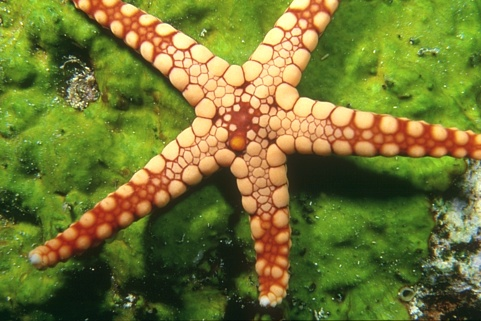
#> input picture data/test.jpg, 481 x 321 px, found by its file name
$ jupyter execute --allow-errors Practical2.ipynb   (older library calls are emulated)
#> lines starting #> are read from the running program, lines starting #| are printed output that depends on the picture
### notebooks/utils/data_utils.py
import pickle as pickle
import numpy as np
import os
from scipy.misc import imread

def load_CIFAR_batch(filename):
  """ load single batch of cifar """
  with open(filename, 'rb') as f:
    datadict = pickle.load(f)
    X = datadict['data']
    Y = datadict['labels']
    X = X.reshape(10000, 3, 32, 32).transpose(0,2,3,1).astype("float")
    Y = np.array(Y)
    return X, Y

def load_CIFAR10(ROOT):
  """ load all of cifar """
  xs = []
  ys = []
  for b in range(1,6):
    f = os.path.join(ROOT, 'data_batch_%d' % (b, ))
    X, Y = load_CIFAR_batch(f)
    xs.append(X)
    ys.append(Y)
  Xtr = np.concatenate(xs)
  Ytr = np.concatenate(ys)
  del X, Y
  Xte, Yte = load_CIFAR_batch(os.path.join(ROOT, 'test_batch'))
  return Xtr, Ytr, Xte, Yte

# [128 lines left out: functions load_tiny_imagenet, load_models, not called in this run]

### notebooks/Practical2.ipynb
# Feature Lab
## Edge, HOG and L2 Matching

In this practice we will have three tasks:
* Detect edge from images
* Compute HOG descriptor for tiny images
* Matching tiny images using L2 distance with pixels, edges and HOG descriptors

Let's start!

# Warm up

[cell 1]
# Let's start from some basics
# In this section, we will read in an image, and detect its edge map using the built-in sobel edge detection from skimage library
import matplotlib.pyplot as plt
import matplotlib.image as mpimg
import skimage.filter as filters
from skimage.color import rgb2gray
from scipy.ndimage import convolve
from skimage.feature import hog
from skimage import data, color, exposure
import numpy as np

# Read and display an Image
img = mpimg.imread('data/test.jpg')
#> img is the input picture: shape (321, 481, 3); mean R, G, B 114.1, 118.7, 50.3

# Let's detect edge with skimage's sobel filter
img_gray = rgb2gray(img)
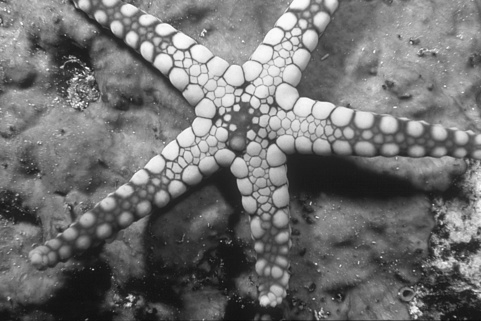
#> img_gray: shape (321, 481) float64; min 0.0432, max 0.99, mean 0.442
edges = filters.sobel(img_gray)
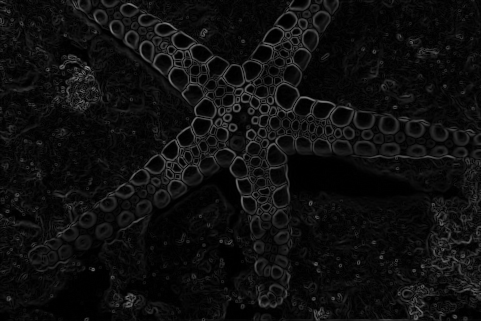
#> edges: shape (321, 481) float64; min 0, max 0.566, mean 0.059

# Now let's display the color image and the edge map
"""
fig, (ax1, ax2) = plt.subplots(1, 2, figsize=(8, 4), sharex=True, sharey=True)
ax1.axis('off')
ax1.imshow(img)
ax1.set_title('Input image')
ax1.set_adjustable('box-forced')

ax2.axis('off')
ax2.imshow(edges, cmap="gray")
ax2.set_title('Sobel edge')
ax1.set_adjustable('box-forced')

plt.show()
"""

################################################################################
# TODO: Implement your own sobel edge detector                                 #
################################################################################
def my_sobel(img):
    # Input:
    # img: an grayscale image
    # Output:
    # edge: a map for the magnitude of gradient
    # Hint:
    # 1) The formula for sobel filter can be found here:https://en.wikipedia.org/wiki/Sobel_operator
    # 2) You can use scipy.ndimage.convolve for 2D convolution

    # Step 1:
    # Design two filters sobel_kernel_h and sobel_kernel_v.
    # They will be used to computer image gradient in horizontal and vertical directions
    sobel_kernel_h = np.array([[-1,-2,-1],[0,0,0],[1,2,1]])
    sobel_kernel_v = np.transpose(sobel_kernel_h)

    # Step 2:
    # convolve img with these two filters
    conv_x = convolve(img,sobel_kernel_h)
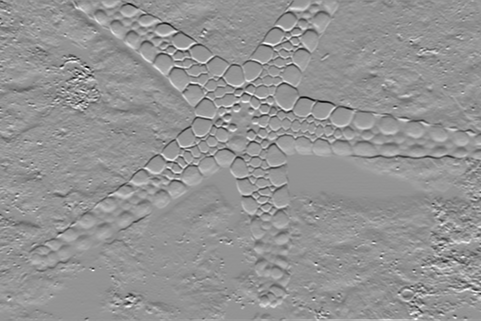
#> conv_x: shape (321, 481) float64; min -2.96, max 2.16, mean 0.0101; drawn with min black and max white
    conv_y = convolve(img,sobel_kernel_v)
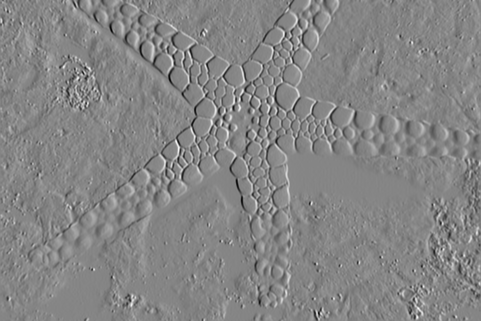
#> conv_y: shape (321, 481) float64; min -2.57, max 2.34, mean -0.00149; drawn with min black and max white

    # Step 3:
    # Compute edge: the map for the magnitude of gradient
    edge = np.sqrt(conv_x**2 + conv_y**2)
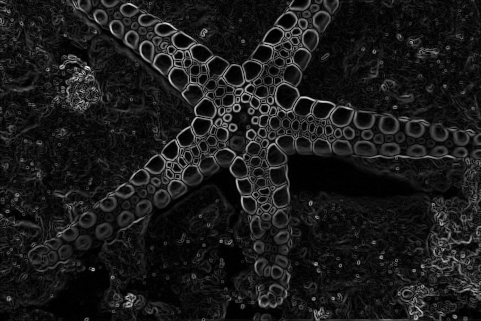
#> edge: shape (321, 481) float64; min 0, max 3.2, mean 0.334; drawn with min black and max white

    return edge


################################################################################
#                                 END OF YOUR CODE                             #
################################################################################

edge = my_sobel(img_gray)

# display
plt.imshow(edge, cmap="gray");
plt.show()

# Task One: Implement your own sobel filter

[cell 2]
################################################################################
# TODO: Implement your own sobel edge detector                                 #
################################################################################
def my_sobel(img):
    # Input:
    # img: an grayscale image
    # Output:
    # edge: a map for the magnitude of gradient
    # Hint:
    # 1) The formula for sobel filter can be found here:https://en.wikipedia.org/wiki/Sobel_operator
    # 2) You can use scipy.ndimage.convolve for 2D convolution

    # Step 1:
    # Design two filters sobel_kernel_h and sobel_kernel_v.
    # They will be used to computer image gradient in horizontal and vertical directions


    # Step 2:
    # convolve img with these two filters


    # Step 3:
    # Compute edge: the map for the magnitude of gradient

    return edge
################################################################################
#                                 END OF YOUR CODE                             #
################################################################################

edge = my_sobel(img_gray)

# display
plt.imshow(edge, cmap="gray");
plt.show()

# Task Two: L2 Image matching

[cell 3]
# In this task we will do basic image matching using pixels

# Let's first load some image data
# This might take a little while (half a minute or so)
from notebooks.utils.data_utils import load_CIFAR10
cifar10_dir = 'data/datasets/cifar-10-batches-py'
print('Loading CIFAR10 ...')
#> (the rest of this cell did not finish here and is left out)

print('Loaded')
print('Training data shape: ', X_train.shape)
print('Training labels shape: ', y_train.shape)
print('Test data shape: ', X_test.shape)
print('Test labels shape: ', y_test.shape)

[cell 4]
# We do not want to wait. So let's keep only the first 1000 images
# from the Training set for more efficient code execution in this exercise
import numpy as np
num_training = 1000
mask = range(num_training)
#> (the rest of this cell did not finish here and is left out)

[cell 5]
# Right, let's do some matching. The basic idea is
# 1) Compute the L2 distance between each image in X_train to img_test.
# 2) Sort images in X_train by distance from low to high.

################################################################################
# TODO: Implement Match_L2(test, train)                                        #
################################################################################
def Match_L2(test, train):
    # Input:
    # test: an test image
    # train: a array of training images
    # Output:
    # sort_list: a list of training images' indices, sorted by their L2 distances to test
    # Hint:
    L2dist = np.sum((train - test)**2, axis=1)
    sort_list = np.array([np.argsort(L2dist)])

    # 1) For sorting you can use np.argsort
    # 2) You can start with a for loop to compare each image in train.
    # 3) The more efficient way is to do this without for loop. Checkout Numpy's broadcast feature

    # step 1: compute the L2 distance from train to test


    # step 2: sort images and save the result in sort_list

    return sort_list
################################################################################
#                                 END OF YOUR CODE                             #
################################################################################

# call the Match_L2 function you just implemented to sort X_train
#> (the rest of this cell did not finish here and is left out)

# Task Three: Matching with Sobel Edge Map

#> (a cell that did not finish here is left out)

# Task Four: Matching with HOG features

[cell 7]
# As briefly mentioned in the class, HOG features is very similar to SIFT feature
# The main difference lies in engineering details and application scenarios
# See discussions here: https://www.quora.com/Computer-Vision-What-is-the-difference-between-HOG-and-SIFT-feature-descriptor

# Let's first have some fun with computing/visualizing HOG image
# Notice the input image has to be in grayscale
# In this exercise we will use the built in HOG function from skimage.feature
# reference http://scikit-image.org/docs/dev/api/skimage.feature.html?highlight=hog#skimage.feature.hog
img = mpimg.imread('data/test.jpg')
img_gray = rgb2gray(img)
fd, hog_image = hog(img_gray, orientations=8, pixels_per_cell=(16, 16),
                    cells_per_block=(1, 1), visualise=True)
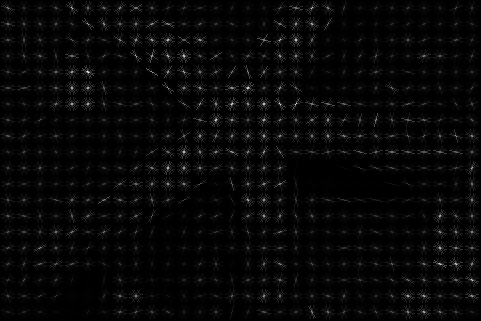
#> hog_image: shape (321, 481) float64; min 0, max 0.168, mean 0.00466; drawn with min black and max white
#> fd = 4800 values, max 0.651 at index 2784, min 0.0046 at index 3070, mean 0.348

fig, (ax1, ax2) = plt.subplots(1, 2, figsize=(8, 4), sharex=True, sharey=True)

ax1.axis('off')
ax1.imshow(img_gray, cmap="gray")
ax1.set_title('Input image')
ax1.set_adjustable('box-forced')

# Rescale histogram for better display
hog_image_rescaled = exposure.rescale_intensity(hog_image, in_range=(0, 0.02))
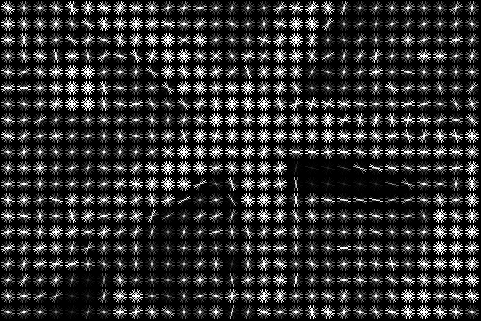
#> hog_image_rescaled: shape (321, 481) float64; min 0, max 1, mean 0.185

ax2.axis('off')
ax2.imshow(hog_image_rescaled, cmap="gray")
ax2.set_title('Histogram of Oriented Gradients')
ax1.set_adjustable('box-forced')

plt.show()
